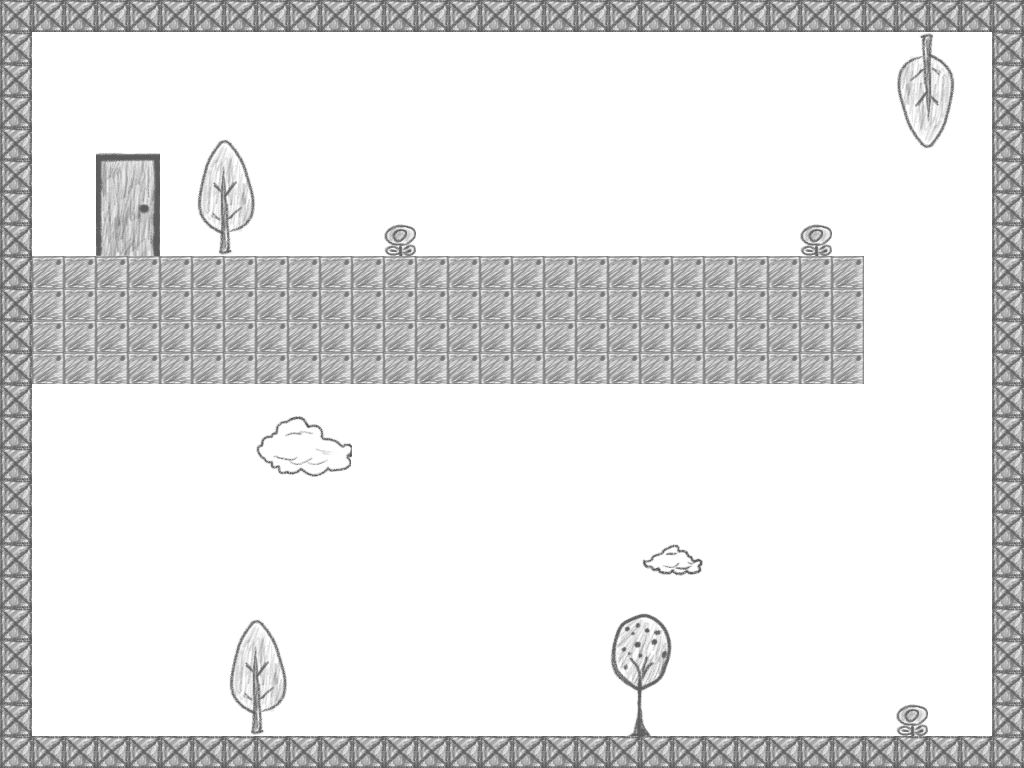

A level layout from a 2D game, rendered from its tile map. Below: a short description, then the map file with tile-grid data replaced by summaries:
An orthogonal 32x24 tile map with 32x32 px tiles, 3 tile layers (tiles, Exit, collectibles) and 7 objects (SpawnPoint, ExitPoint).

<map version="1.0" orientation="orthogonal" width="32" height="24" tilewidth="32" tileheight="32">
 <tileset firstgid="1" name="Tilesheet" tilewidth="32" tileheight="32">
  <image source="Tilesheet.png" width="512" height="256" />
  <terraintypes>
   <terrain name="New Terrain" tile="-1" />
  </terraintypes>
  <tile id="6" terrain="0,0,0,0" />
  <tile id="7" terrain="0,0,0,0" />
  <tile id="22" terrain="0,0,0,0" />
  <tile id="23" terrain="0,0,0,0" />
  <tile id="24" terrain=",0,,0" />
  <tile id="28" terrain="0,0,0,0" />
  <tile id="38" terrain="0,0,0,0" />
  <tile id="39" terrain="0,0,0,0" />
  <tile id="54" terrain="0,0,0,0" />
  <tile id="55" terrain="0,0,0,0" />
 </tileset>
 <layer name="tiles" width="32" height="24">
  <data>[768 cells, 768 non-empty, 29 distinct tile ids]</data>
 </layer>
 <layer name="Exit" width="32" height="24">
  <data>[768 cells, 10 non-empty, 9 distinct tile ids]</data>
 </layer>
 <objectgroup name="objects" width="32" height="24">
  <object name="SpawnPoint" x="142" y="582" width="37" height="39" />
  <object name="ExitPoint" x="101" y="158" width="55" height="96" />
 </objectgroup>
 <layer name="collectibles" width="32" height="24">
  <data>[768 cells, 0 non-empty, 0 distinct tile ids]</data>
 </layer>
 <objectgroup name="collisions" width="32" height="24">
  <object x="32" y="256" width="832" height="128" />
  <object x="0" y="0" width="1024" height="32" />
  <object x="0" y="32" width="32" height="704" />
  <object x="0" y="736" width="1024" />
  <object x="992" y="32" width="32" height="704" />
 </objectgroup>
 <objectgroup name="collectibles" width="32" height="24" />
</map>
